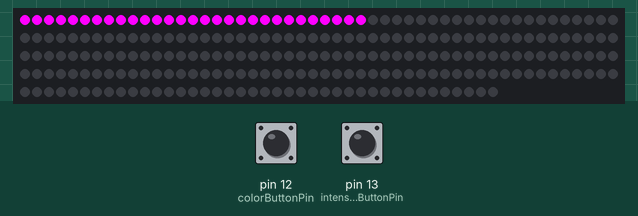
This sketch was run on a simulated Arduino Uno, built with avr-gcc and run on an emulated ATmega328P. On the bench: 240 RGB LEDs in strip order, left to right, continuing on the next row. Inputs (shaded band) come from the test bench; at power-on: pin 12 (colorButtonPin) HIGH, pin 13 (intensityButtonPin) HIGH. What the sketch prints to the serial monitor is not drawn.

Above: at 1.2 s.
1.3 s: pin 12 (colorButtonPin) pulled LOW for 3.2 s
6.0 s: pin 12 (colorButtonPin) pulled LOW for 3.2 s
10.7 s: pin 12 (colorButtonPin) pulled LOW for 1 s
13.2 s: pin 12 (colorButtonPin) pulled LOW for 0.15 s
14.8 s: pin 12 (colorButtonPin) pulled LOW for 0.15 s
16.4 s: pin 13 (intensityButtonPin) pulled LOW for 1 s
Timing chart, 0 to 19.4 s (numbered marks = the images above; inputs shaded):
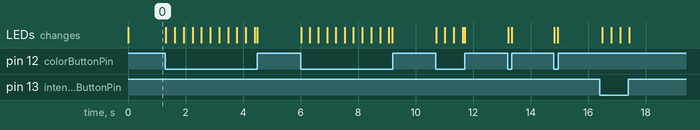

The sketch:

AmbientLeds.ino
```cpp
#include <FastLED.h>
#define LED_PIN     7
#define NUM_LEDS    240
int colors[3]  = {255,0,255};
int originalColors[3]  = {255,0,255};
String str[3];
String serialResponse = "";
bool smooth = false;

int changingColor = 0;
int fixedColor = 2;
int colorChange = -1;

int colorButtonPin = 12;
int intensityButtonPin = 13;

float intensity = 1;
float intensityDelta = -0.04;
bool changeIntensity = false;

CRGB leds[NUM_LEDS];
void setup() {
  Serial.begin(9600);
  Serial.setTimeout(5);
  FastLED.addLeds<WS2812, LED_PIN, GRB>(leds, NUM_LEDS);
  pinMode(colorButtonPin, INPUT_PULLUP);
  pinMode(intensityButtonPin, INPUT_PULLUP);
}
void loop() {
  // Read the value of the input. It can either be 1 or 0
  int colorValue = digitalRead(colorButtonPin);
  int intensityValue = digitalRead(intensityButtonPin);

  if (colorValue == LOW){
    // If button pushed, turn LED on
    smooth = true;
    changeIntensity = false;
    Serial.println("color");
  }
  else{
    smooth = false;
  }

  if (intensityValue == LOW){
    // If button pushed, turn LED on
    changeIntensity = true;
    smooth = false;
    Serial.println("intensity");
  }
  else{
    changeIntensity = false;
  }
  /*if (colorValue == HIGH){
    // If button pushed, turn LED on
    smooth = true;
    changeIntensity = false;
  }
  else{
    smooth = false;
  }
  if (intensityValue == HIGH){
    // If button pushed, turn LED on
    changeIntensity = true;
    smooth = false;
  }
  else{
    changeIntensity = false;
    intensity = 0.99;
  }*/

  if(false && Serial.available()){
    char charInput = Serial.read();
    Serial.readString();
    if(charInput=='a'){
      smooth = true;
    }
    if(charInput=='b'){
      smooth = false;
    }
    if(charInput=='i'){
      changeIntensity = true;
      intensity = 0.99;
    }
    if(charInput=='0'){
      changeIntensity = false;
      smooth = false;
      intensity = 1;
    }
    //b 255, scende r [- 0 1]
    //b 255, cresce g [0 + 1]
    //g 255, scende b [0 1 -]
    //g 255, cresce r [+ 1 0]
    //r 255, scende g [1 - 0]
    //r 255, cresce b [1 0 +]

  }
  if(smooth){
      changeIntensity = false;
      if(colorChange<0 && colors[changingColor]<=0){
        changingColor++;
        changingColor=changingColor%3;
        colorChange = +5;
      }
      if(colorChange>0 && colors[changingColor]>=255){
        changingColor++;
        changingColor=changingColor%3;
        colorChange = -5;
        fixedColor--;
        fixedColor=fixedColor%3;
        colors[fixedColor] = 255;
      }
      colors[changingColor] += colorChange;
      Serial.print(colors[0]);
      Serial.print(",");
      Serial.print(colors[1]);
      Serial.print(",");
      Serial.println(colors[2]);
      originalColors[0] = colors[0];
      originalColors[1] = colors[1];
      originalColors[2] = colors[2];
    }
    if(changeIntensity){
      smooth = false;
      if(intensity <= 0){
        intensityDelta = 0.04;
      }
      if(intensity >= 1){
        intensityDelta = -0.04;
      }
      colors[0] = originalColors[0]*intensity;
      colors[1] = originalColors[1]*intensity;
      colors[2] = originalColors[2]*intensity;
      intensity += intensityDelta;
      Serial.print(colors[0]);
      Serial.print(",");
      Serial.print(colors[1]);
      Serial.print(",");
      Serial.println(colors[2]);
      delay(25);
    }

    delay(1);
    for (int i = 0; i <= 28; i+=1) {
      leds[i] = CRGB ( int(colors[0]), int(colors[1]), int(colors[2]));
      //leds[i+1] = CRGB ( 255, 255, 255);

      //delay(40);
    }
    FastLED.show();
  /*leds[i] = CRGB ( int(colors[0]), int(colors[1]), int(colors[2]));
  for (int i = 19; i >= 0; i--) {
    leds[i] = CRGB ( 255, 0, 0);
    FastLED.show();
    delay(40);
  }*/
}
```
